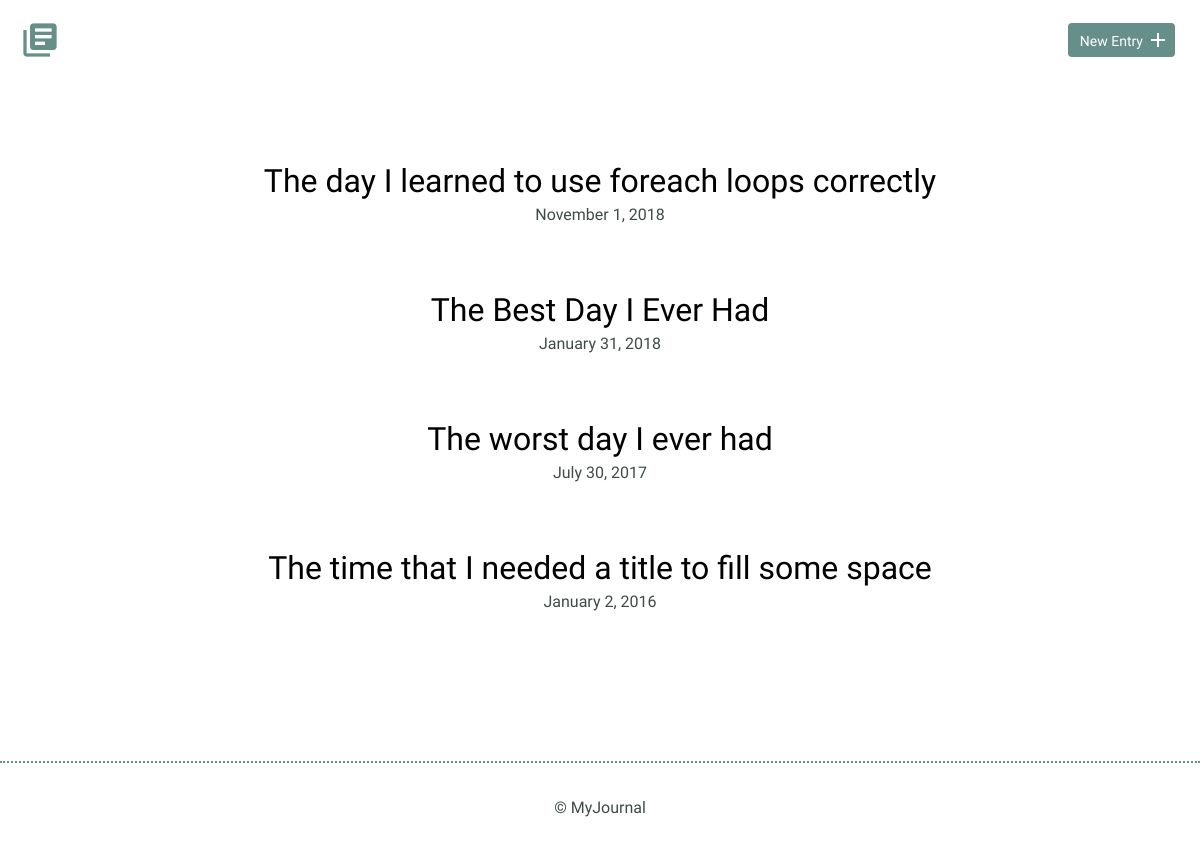
/, run on an earlier commit of the app's database.
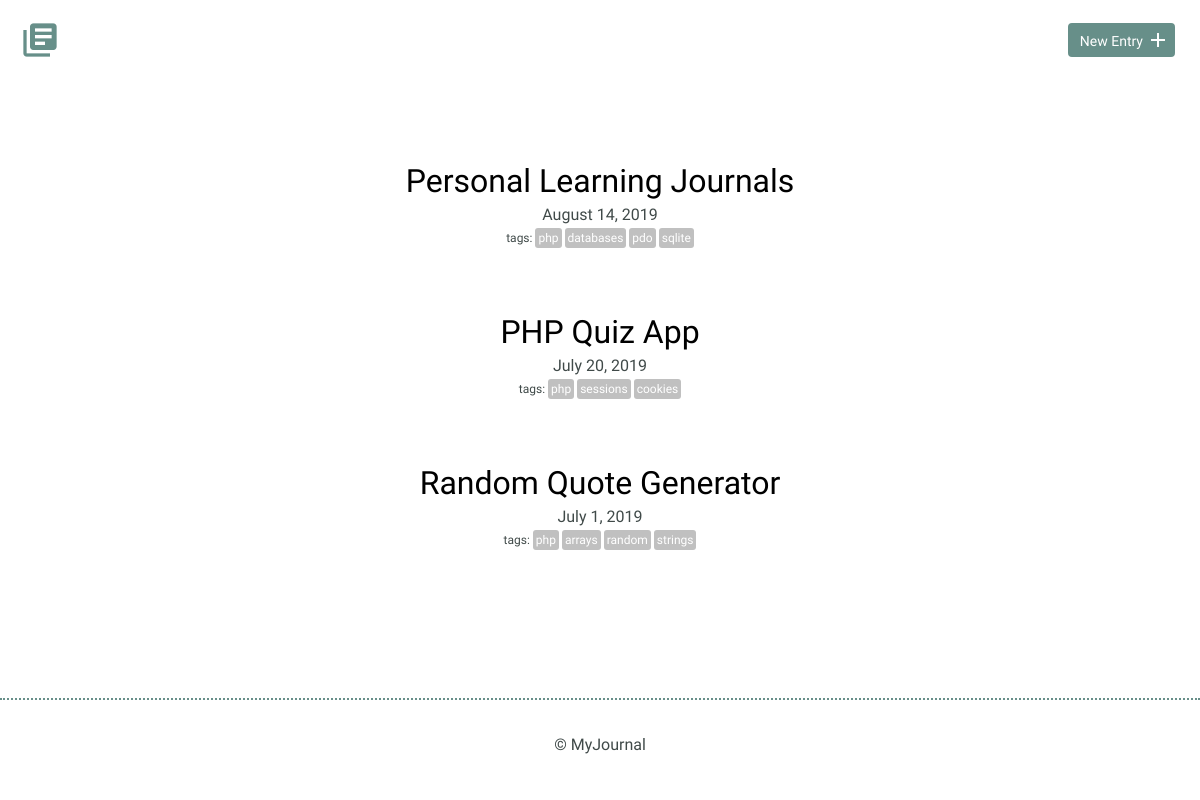
And on a later commit of the database.
### tables this page shows
CREATE TABLE "entries" (
	"id"	INTEGER NOT NULL PRIMARY KEY AUTOINCREMENT UNIQUE,
	"title"	TEXT,
	"date"	TEXT,
	"time_spent"	INTEGER,
	"learned"	BLOB,
	"resources"	BLOB
);

### index.php (the view, shortened to what this page needs)
<?php
require_once("inc/database.php");
if (isset($_GET["tag"])) {
	try {
		$results = $db->prepare('select entries.id, title, date from entries
							    join entries_tags on entries.id = entries_tags.entry_id
							    join tags on entries_tags.tag_id = tags.id
							    where tag = ?');
		$results->bindParam(1, $_GET["tag"]);
		$results->execute();
	} catch(Exception $e) {
		echo $e->getMessage();
		die();
	}
} else {
	try {
		$results = $db->query('select * from entries order by date desc');
	} catch(Exception $e) {
		echo $e->getMessage();
		die();
	}
}
$entries = $results->fetchAll(PDO::FETCH_ASSOC);
?>
<!DOCTYPE html>
<html>
    <head>
        <link rel="stylesheet" href="css/normalize.css">
        <link rel="stylesheet" href="css/site.css">
    </head>
    <body>
		<?php include "inc/header.php"; ?>
        <section>
            <div class="container">
                <div class="entry-list">
					<?php
					foreach($entries as $entry) {
						$fullDate = date('F j, Y', strtotime($entry['date']));
						try {
							$results = $db->prepare('select tag, tags.id from entries
												   join entries_tags on entries.id = entries_tags.entry_id
												   join tags on entries_tags.tag_id = tags.id
												   where entries.id = ?');
							$results->bindParam(1, $entry['id']);
							$results->execute();
						} catch(Exception $e) {
							echo $e->getMessage();
							die();
						}
						$tags = $results->fetchAll(PDO::FETCH_ASSOC);
						echo <<<EOT
						<article>
							<h2><a href="detail.php?id={$entry['id']}">{$entry['title']}</a></h2>
							<time datetime="{$entry['date']}">{$fullDate}</time>
EOT;
						if (!empty($tags)) {
							echo '<div class="tag-container"><span class="tag-label">tags:</span>';
							foreach($tags as $tag) {
								echo '<span class="tag"><a href="index.php?tag=' . $tag["tag"] .
								'">' . $tag["tag"] . '</a></span>';
							}
							echo('</div>');
						}
						echo '</article>';
					}
					?>
                </div>
            </div>
        </section>
        <?php include "inc/footer.php"; ?>
    </body>
</html>

### inc/header.php
<header>
	<div class="container">
		<div class="site-header">
			<a class="logo" href="index.php"><i class="material-icons">library_books</i></a>
			<a class="button icon-right" href="new.php"><span>New Entry</span> <i class="material-icons">add</i></a>
		</div>
	</div>
</header>

### inc/footer.php
<footer>
	<div>
		&copy; MyJournal
	</div>
</footer>

### css/site.css (style rules this page uses)
body { font-size: 16px; color: #404a49; font-family: 'Cousine', serif; font-weight: 400; }
.container { margin: 0 auto; padding: 0 25px; }
header .site-header { margin: 0 auto; height: 95px; }
header .logo i { color: #678f89; margin: 20px 0 0 -5px; float: left; font-size: 40px; }
header .button { float: right; margin: 33px 0 0 0; }
footer { text-align: center; padding: 35px 0; border-top: 2px dotted #678f89; }
.button { padding: 8px 10px 6px 10px; background: #678f89; border: 2px solid #678f89; border-radius: 4px; text-decoration: none; color: #FFF; position: relative; text-align: center; font-size: 14px; }
.button.icon-right { padding-right: 30px; top: -10px; }
.button.icon-right i { position: absolute; top: 3px; right: 3px; }
h1, h2, h3 { margin: 0; font-weight: 400; line-height: 1em; color: #000; }
h2 { font-size: 32px; }
h2 a { text-decoration: none; color: #000; }
.entry-list, .edit-entry, .new-entry { max-width: 800px; margin: 0 auto; padding: 70px 0 150px 0; }
.entry-list article { margin-bottom: 70px; text-align: center; }
.entry-list article:last-child { margin-bottom: 0; }
.entry-list article h2 { margin-bottom: 8px; }
.tag-container { margin-top: 3px; }
.tag { color: white; font-size: 12px; padding: 3px; background-color: Silver; border-radius: 3px; margin-right: 3px; }
.tag-label { font-size: 12px; padding: 3px; }
span > a, span > a:link, span > a:hover, span > a:visited, span > a:active { text-decoration: none; color: white; }

What changed in the data, as far as the page shows it:
removed entries: title "The day I learned to use foreach loops correctly", date "November 1, 2018"
removed entries: title "The Best Day I Ever Had", date "January 31, 2018"
removed entries: title "The worst day I ever had", date "July 30, 2017"
removed entries: title "The time that I needed a title to fill some space", date "January 2, 2016"
added entries: title "Personal Learning Journals", date "August 14, 2019", tag "php", tag "databases", tag "pdo", tag "sqlite"
added entries: title "PHP Quiz App", date "July 20, 2019", tag "php", tag "sessions", tag "cookies"
added entries: title "Random Quote Generator", date "July 1, 2019", tag "php", tag "arrays", tag "random", tag "strings"
